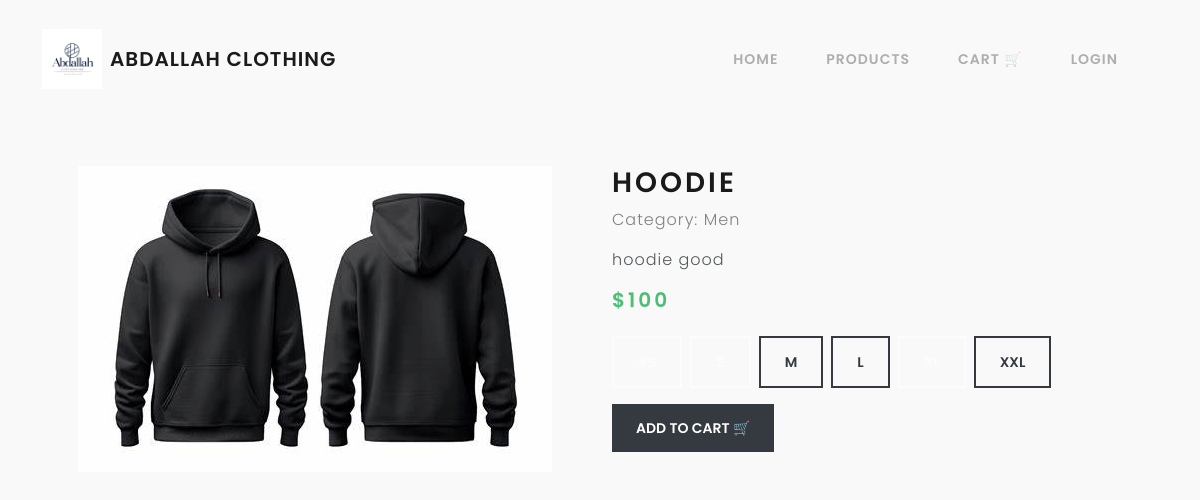
The page /product.php?id=4 on the database its author committed.
### tables this page shows
CREATE TABLE `products` (
  `id` int(11) NOT NULL,
  `name` varchar(100) NOT NULL,
  `price` float NOT NULL,
  `description` text DEFAULT NULL,
  `image` varchar(255) DEFAULT NULL,
  `category_id` int(11) DEFAULT NULL,
  `stock_xs` int(11) NOT NULL DEFAULT 0,
  `stock_s` int(11) NOT NULL DEFAULT 0,
  `stock_m` int(11) NOT NULL DEFAULT 0,
  `stock_l` int(11) NOT NULL DEFAULT 0,
  `stock_xl` int(11) NOT NULL DEFAULT 0,
  `stock_xxl` int(11) NOT NULL DEFAULT 0
);

CREATE TABLE `categories` (
  `id` int(11) NOT NULL,
  `name` varchar(50) NOT NULL
);

### product.php (the view, shortened to what this page needs)
<?php
include 'db.php';
$id = (int) $_GET['id'];
$stmt = mysqli_prepare($conn, "SELECT products.*, categories.name AS catname FROM products JOIN categories ON products.category_id = categories.id WHERE products.id = ?");
mysqli_stmt_bind_param($stmt, 'i', $id);
mysqli_stmt_execute($stmt);
$result = mysqli_stmt_get_result($stmt);
$product = mysqli_fetch_assoc($result);
$sizes = ['XS','S','M','L','XL','XXL'];
$stock_stmt = mysqli_prepare($conn, "SELECT size, quantity FROM product_sizes WHERE product_id = ?");
mysqli_stmt_bind_param($stock_stmt, 'i', $id);
mysqli_stmt_execute($stock_stmt);
$stock_res = mysqli_stmt_get_result($stock_stmt);
$stock_data = [];
while ($row = mysqli_fetch_assoc($stock_res)) {
    $stock_data[$row['size']] = $row['quantity'];
}
?>
<!DOCTYPE html>
<html>
<?php include 'head.php'; ?>
<?php include 'navbar.php'; ?>
<body>
<div class="container py-5">
  <div class="row">
    <div class="col-md-6 text-center">
      <img src="uploads/<?php echo htmlspecialchars($product['image'], ENT_QUOTES, 'UTF-8'); ?>" alt="<?php echo htmlspecialchars($product['name'], ENT_QUOTES, 'UTF-8'); ?>" class="img-fluid" style="max-height:400px; object-fit:cover;">
    </div>
    <div class="col-md-6">
      <h2><?php echo htmlspecialchars($product['name'], ENT_QUOTES, 'UTF-8'); ?></h2>
      <p class="text-muted">Category: <?php echo htmlspecialchars($product['catname'], ENT_QUOTES, 'UTF-8'); ?></p>
      <p><?php echo htmlspecialchars($product['description'], ENT_QUOTES, 'UTF-8'); ?></p>
      <p class="h4 text-success mb-4">$<?php echo htmlspecialchars($product['price'], ENT_QUOTES, 'UTF-8'); ?></p>
      <form action="add_to_cart.php" method="POST">
        <div class="mb-3 d-flex flex-wrap gap-2">
<?php
foreach ($sizes as $sz) {
    $qty = $stock_data[$sz] ?? 0;
    $disabled = $qty == 0 ? 'disabled' : '';
    $class = $qty == 0 ? 'btn-outline-secondary text-decoration-line-through' : 'btn-outline-dark';
    echo "          <button type='button' class='btn $class size-btn' data-product='$id' data-size='$sz' $disabled>$sz</button>\n";
}
?>
        </div>
        <button type="submit" class="btn btn-dark">Add to Cart 🛒</button>
      </form>
    </div>
  </div>
</div>
</body>
</html>

### assets/css/style.css (style rules this page uses)
body { font-family: 'Poppins', sans-serif; background-color: #f9f9f9; }

### rows shown on the page
products: image+name (picture), name "HOODIE", category.name "Men", description "hoodie good", price "100"

### other values the page prints
$sz "M"
$sz "L"
$sz "XXL"
